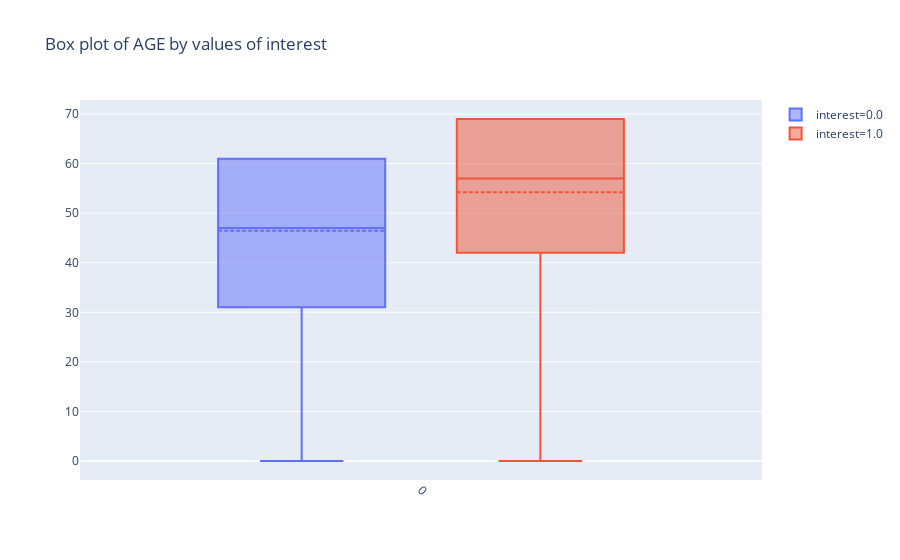
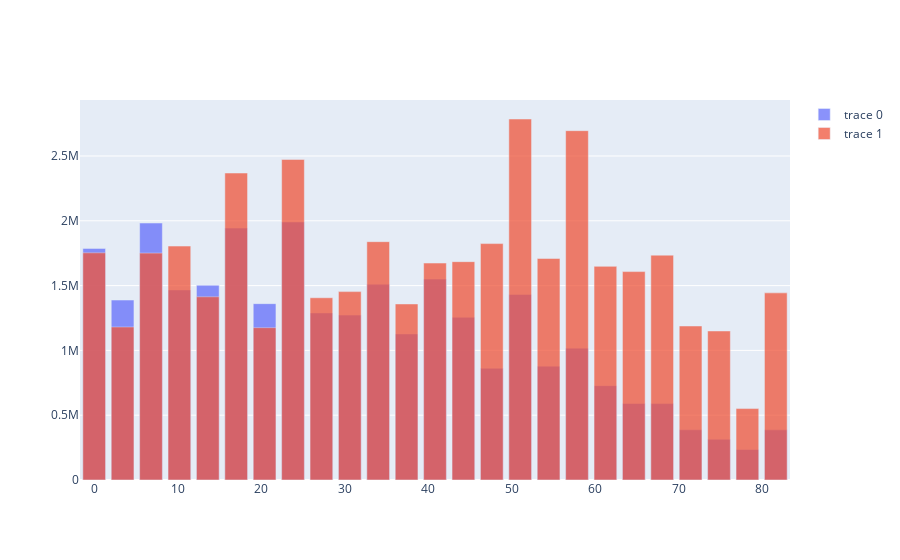
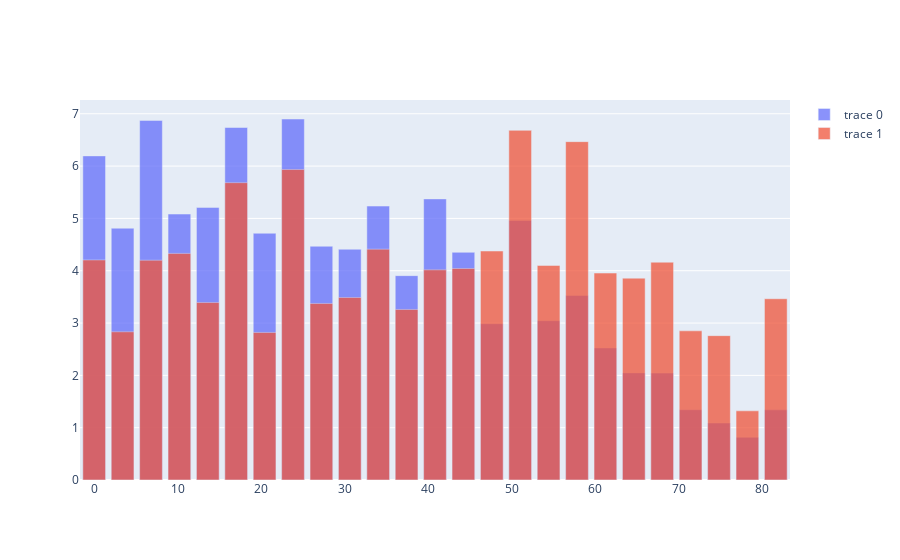

The notebook cell these images were saved under, in order:
### Markdown cell above
### Question 2.3 - Faire l'analyse bivariée entre la couleur de peau et les autres variables explicatives quantitatives (boite à moustaches des variables par genre, densité/histogramme par genre, rapport de corrélation)

### Code cell
import plotly.graph_objects as go


def weighted_hist(interet, numeric, df, weights, histnorm=None):
    fig = go.Figure()

    for i in np.unique(df[interet]):
        idx_i = (df[interet] == i)
        counts, bin_edges = np.histogram(df[numeric].values[idx_i], bins=25, weights=weights.values[idx_i])
        if histnorm=="probability":
            counts*=100/sum(counts)
        fig.add_trace(go.Bar(x=bin_edges, y=counts))
    # Overlay both histograms
    fig.update_layout(barmode='overlay')
    # Reduce opacity to see both histograms
    fig.update_traces(opacity=0.75)
    fig.show()
    return fig

def weighted_box(df, x, y, weights):
    weight_col = "weighted_value"
    df_plot = pd.concat([df[x].copy(), df[y].copy(), weights.copy()], axis=1)
    df_plot["weighted_value"] = df_plot[[y,"WEIGHT"]].apply(lambda x: x[0]*x[1], axis=1)
    df_plot.sort_values(y, inplace=True)
    fig = go.Figure()
    for i in np.unique(df[x]):
        df_i = df_plot[df[x]==i]
        totsum = df_i[weight_col].sum()
        cumsum = df_i[weight_col].cumsum()
        q1 = df_i[y][cumsum >= totsum/4.0].iloc[0]
        q3 = df_i[y][cumsum >= totsum*0.75].iloc[0]
        iqr = q3-q1
        fig.add_trace(go.Box(
            median = [df_i[y][cumsum >= totsum/2.0].iloc[0]],
            q1 = [q1],
            q3 = [q3],
            mean = [(df_i[weight_col] * df_i[y]).sum()/totsum],
            lowerfence = [df_i[y][cumsum <= max(q1 - 1.5*iqr, cumsum[0])].iloc[0]],
            upperfence = [df_i[y][cumsum >= min(q3 + 1.5*iqr, cumsum[-1])].iloc[0]],
            name=f"{x}={i}"
        ))
    fig.update_layout(boxmode='group', xaxis_tickangle=45, title=f"Box plot of {y} by values of {x}")
    
    return fig
    


def variance_explique_une_valeur(interet,value_interet, numeric, mean_numeric, df, weights):
    idx_group = (df[interet] == value_interet)
    df_group = df[idx_group]
    len_group = weights[idx_group].sum()
    mean_group = np.mean([v*w for v,w in zip(df_group[numeric],weights[idx_group])])

    ret = len_group * (mean_group - mean_numeric)* (mean_group - mean_numeric)
    return ret

def variance_explique(interet, numeric, df, weights):
    mean_numeric = np.mean([v*w for v,w in zip(df[numeric],weights)])
    unique_interet = np.unique(df[interet])
    ret = 1/weights.sum() * np.sum([
        variance_explique_une_valeur(interet=interet, value_interet=i, numeric=numeric, mean_numeric=mean_numeric, df= df, weights=weights) 
        for i in unique_interet])
    return ret

def rapport_correlation(interet, numeric, df, weights):

    ret = variance_explique(interet, numeric, df=df, weights=weights)/np.var([v*w for v,w in zip(df[numeric],weights)])
    return ret


def analyse_bivarie_num(interet, numeric, df, weights):
    # bam = px.box(df, x=interet, y=numeric)
    bam = weighted_box(df, x=interet, y=numeric, weights=weights)
    bam.show()
    # histogramme
    fig_1 = weighted_hist(interet=interet, numeric=numeric, df=df, weights=weights)
    fig_2 = weighted_hist(interet=interet, numeric=numeric, df=df, weights=weights, histnorm="probability")
    #hist_1 = px.histogram(df, x=numeric, color = interet, histnorm='probability density')
    #hist_1.show()
    hist = px.histogram(df, y=numeric, x = interet)
    hist.show()

    rp_corr = rapport_correlation(interet=interet, numeric=numeric, df = df, weights=weights)
    print("rapport correlation: ", rp_corr)

    return fig_1,fig_2, hist, bam, rp_corr


def analyse_bivarie_num_all(interet, numeric_feature, df, weights):

    ret = [analyse_bivarie_num(interet=interet, numeric=i, df=df, weights=weights) for i in numeric_feature]
    return ret

numerical_features = [
    col for col 
    in list(X_train_interest.select_dtypes(include=np.number).columns)
    if not(('=' in col) or (col=="interest")) ] # Remove one hot encoded categorial feature
print(numerical_features)
graphic = analyse_bivarie_num_all(interet="interest", numeric_feature = numerical_features, df=X_train_interest, weights=w_train)

### Figure 1 — Plotly figure (JSON) as saved in the notebook; plotly's stock layout.template omitted (floating-point values rounded to 4 significant figures)
{"data": [{"lowerfence": [0], "mean": [46.45], "median": [47], "name": "interest=0.0", "q1": [31], "q3": [61], "type": "box", "upperfence": [1]}, {"lowerfence": [0], "mean": [54.23], "median": [57], "name": "interest=1.0", "q1": [42], "q3": [69], "type": "box", "upperfence": [1]}], "layout": {"boxmode": "group", "title": {"text": "Box plot of AGE by values of interest"}, "xaxis": {"tickangle": 45}}}

### Figure 2 — Plotly figure (JSON) as saved in the notebook; plotly's stock layout.template omitted (floating-point values rounded to 4 significant figures)
{"data": [{"opacity": 0.75, "type": "bar", "x": [0.0, 3.4, 6.8, 10.2, 13.6, 17.0, 20.4, 23.8, 27.2, 30.6, 34.0, 37.4, 40.8, 44.2, 47.6, 51.0, 54.4, 57.8, 61.2, 64.6, 68.0, 71.4, 74.8, 78.2, 81.6, 85.0], "y": [1787000.0, 1389000.0, 1983000.0, 1466000.0, 1503000.0, 1944000.0, 1361000.0, 1991000.0, 1289000.0, 1272000.0, 1510000.0, 1127000.0, 1550000.0, 1255000.0, 861600.0, 1431000.0, 878400.0, 1017000.0, 728000.0, 590600.0, 589300.0, 387300.0, 314200.0, 235300.0, 386800.0]}, {"opacity": 0.75, "type": "bar", "x": [0.0, 3.4, 6.8, 10.2, 13.6, 17.0, 20.4, 23.8, 27.2, 30.6, 34.0, 37.4, 40.8, 44.2, 47.6, 51.0, 54.4, 57.8, 61.2, 64.6, 68.0, 71.4, 74.8, 78.2, 81.6, 85.0], "y": [1753000.0, 1181000.0, 1751000.0, 1805000.0, 1414000.0, 2369000.0, 1175000.0, 2473000.0, 1406000.0, 1454000.0, 1839000.0, 1359000.0, 1674000.0, 1685000.0, 1824000.0, 2786000.0, 1709000.0, 2696000.0, 1649000.0, 1608000.0, 1735000.0, 1188000.0, 1150000.0, 551100.0, 1444000.0]}], "layout": {"barmode": "overlay"}}

### Figure 3 — Plotly figure (JSON) as saved in the notebook; plotly's stock layout.template omitted (floating-point values rounded to 4 significant figures)
{"data": [{"opacity": 0.75, "type": "bar", "x": [0.0, 3.4, 6.8, 10.2, 13.6, 17.0, 20.4, 23.8, 27.2, 30.6, 34.0, 37.4, 40.8, 44.2, 47.6, 51.0, 54.4, 57.8, 61.2, 64.6, 68.0, 71.4, 74.8, 78.2, 81.6, 85.0], "y": [6.195, 4.813, 6.873, 5.083, 5.21, 6.738, 4.717, 6.9, 4.469, 4.411, 5.236, 3.906, 5.373, 4.352, 2.987, 4.961, 3.045, 3.527, 2.523, 2.047, 2.043, 1.343, 1.089, 0.8157, 1.341]}, {"opacity": 0.75, "type": "bar", "x": [0.0, 3.4, 6.8, 10.2, 13.6, 17.0, 20.4, 23.8, 27.2, 30.6, 34.0, 37.4, 40.8, 44.2, 47.6, 51.0, 54.4, 57.8, 61.2, 64.6, 68.0, 71.4, 74.8, 78.2, 81.6, 85.0], "y": [4.206, 2.833, 4.201, 4.331, 3.392, 5.683, 2.82, 5.934, 3.374, 3.488, 4.412, 3.26, 4.017, 4.042, 4.377, 6.684, 4.101, 6.468, 3.956, 3.859, 4.163, 2.851, 2.759, 1.322, 3.465]}], "layout": {"barmode": "overlay"}}
